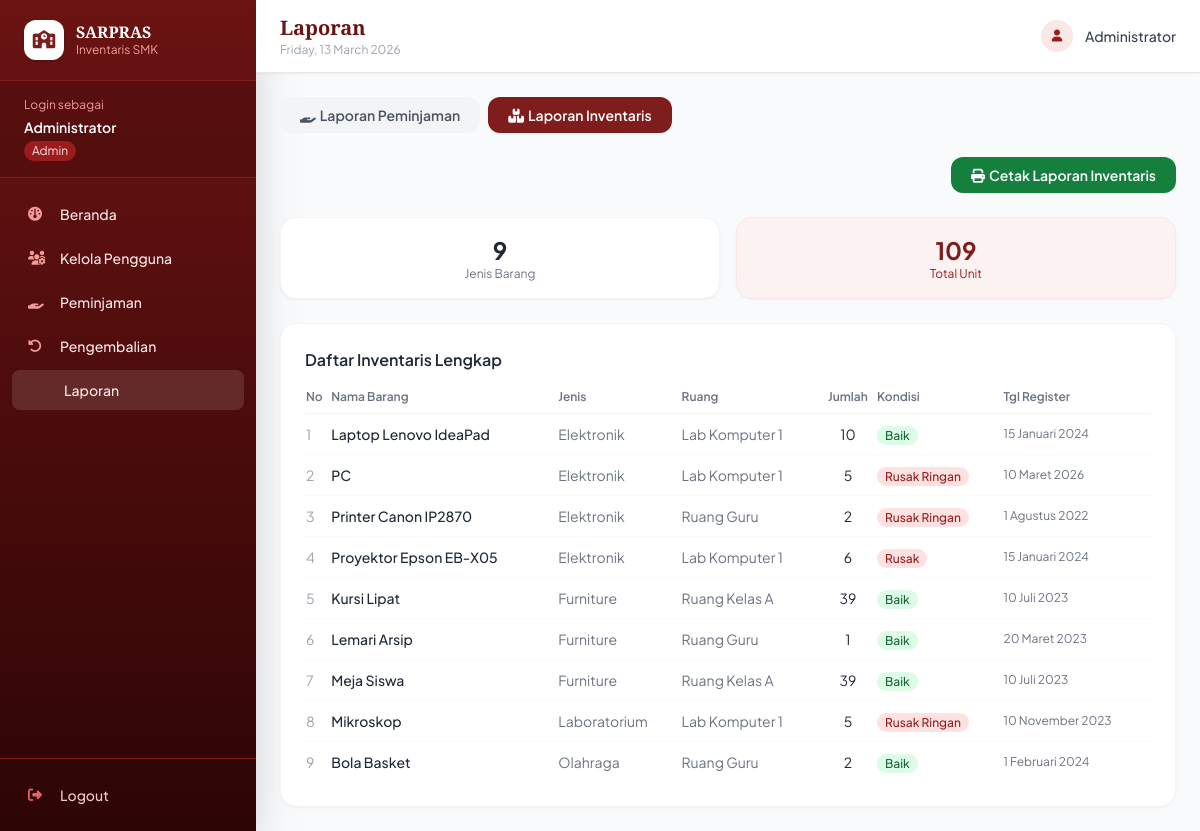
Screenshot of /admin/laporan.php?jenis=inventaris&dari=2026-01-01&sampai=2026-03-13 (signed in) with the database file from the repository.
### tables this page shows
CREATE TABLE `inventaris_sarana_inventaris` (
  `id_inventaris` int NOT NULL,
  `nama` varchar(50) NOT NULL,
  `kondisi` varchar(50) DEFAULT NULL,
  `keterangan` varchar(30) DEFAULT NULL,
  `jumlah` int NOT NULL DEFAULT '1',
  `jumlah_rusak` int NOT NULL DEFAULT '0',
  `id_jenis` int NOT NULL,
  `tanggal_register` date NOT NULL,
  `id_ruang` int NOT NULL,
  `kode_inventaris` int NOT NULL,
  `id_petugas` int NOT NULL
);

CREATE TABLE `inventaris_sarana_jenis` (
  `id_jenis` int NOT NULL,
  `nama_jenis` varchar(30) NOT NULL,
  `kode_jenis` int NOT NULL,
  `keterangan` varchar(30) DEFAULT NULL
);

CREATE TABLE `inventaris_sarana_ruang` (
  `id_ruang` int NOT NULL,
  `nama_ruang` varchar(30) NOT NULL,
  `kode_ruang` int NOT NULL,
  `keterangan` varchar(30) DEFAULT NULL
);

### config/session.php (called while the page is built, shortened)
<?php
function formatTanggal(string $date): string {
    $bulan = ['', 'Januari','Februari','Maret','April','Mei','Juni',
              'Juli','Agustus','September','Oktober','November','Desember'];
    [$y, $m, $d] = explode('-', $date);
    return (int)$d . ' ' . $bulan[(int)$m] . ' ' . $y;
}

### admin/laporan.php (the view, shortened to what this page needs)
<?php
require_once '../config/session.php';
$db   = new Database();
$conn = $db->getConnection();
$filter_status = $_GET['status']  ?? '';
$filter_dari   = $_GET['dari']    ?? date('Y-01-01');
$filter_sampai = $_GET['sampai']  ?? date('Y-m-d');
$jenis_laporan = $_GET['jenis']   ?? 'peminjaman';
$where = "WHERE p.tanggal_pinjam BETWEEN :dari AND :sampai";
$params = [':dari'=>$filter_dari, ':sampai'=>$filter_sampai];
$lapPinjam = $conn->prepare(
    "SELECT p.id_peminjaman, p.tanggal_pinjam, p.tanggal_kembali, p.status_peminjaman,
            pg.nama_pegawai, pg.nip,
            GROUP_CONCAT(i.nama SEPARATOR ', ') as barang,
            SUM(dp.jumlah) as total_item
     FROM inventaris_sarana_peminjaman p
     JOIN inventaris_sarana_pegawai pg ON p.id_pegawai = pg.id_pegawai
     JOIN inventaris_sarana_detail_pinjam dp ON p.id_peminjaman = dp.id_peminjaman
     JOIN inventaris_sarana_inventaris i ON dp.id_inventaris = i.id_inventaris
     $where GROUP BY p.id_peminjaman ORDER BY p.tanggal_pinjam DESC"
);
$lapPinjam->execute($params);
$dataPinjam = $lapPinjam->fetchAll();
$lapInv = $conn->query(
    "SELECT i.*, j.nama_jenis, r.nama_ruang
     FROM inventaris_sarana_inventaris i
     JOIN inventaris_sarana_jenis j ON i.id_jenis=j.id_jenis
     JOIN inventaris_sarana_ruang r ON i.id_ruang=r.id_ruang
     ORDER BY j.nama_jenis, i.nama"
)->fetchAll();
$totalPinjam    = count($dataPinjam);
$totalDipinjam  = count(array_filter($dataPinjam, fn($r)=>$r['status_peminjaman']==='dipinjam'));
$totalKembali   = $totalPinjam - $totalDipinjam;
$totalInvItem   = array_sum(array_column($lapInv,'jumlah'));
include '../includes/header.php';
?>
<div class="space-y-6">
  <div class="flex gap-2">
    <a href="?jenis=peminjaman&dari=<?=$filter_dari?>&sampai=<?=$filter_sampai?>"
       class="px-5 py-2 rounded-xl text-sm font-semibold <?= $jenis_laporan==='peminjaman' ? 'bg-maroon-700 text-white' : 'bg-gray-100 text-gray-600 hover:bg-gray-200' ?>">
      <i class="fas fa-hand-holding mr-1"></i>Laporan Peminjaman
    </a>
    <a href="?jenis=inventaris&dari=<?=$filter_dari?>&sampai=<?=$filter_sampai?>"
       class="px-5 py-2 rounded-xl text-sm font-semibold <?= $jenis_laporan==='inventaris' ? 'bg-maroon-700 text-white' : 'bg-gray-100 text-gray-600 hover:bg-gray-200' ?>">
      <i class="fas fa-boxes-stacked mr-1"></i>Laporan Inventaris
    </a>
  </div>
  <?php if ($jenis_laporan === 'peminjaman'): ?>
  <div class="bg-white rounded-2xl shadow-sm border border-gray-100 p-5 no-print">
    <form method="GET" class="flex flex-wrap items-end gap-4">
      <input type="hidden" name="jenis" value="peminjaman">
      <div>
        <label class="text-xs text-gray-500 font-medium mb-1 block">Dari Tanggal</label>
        <input type="date" name="dari" value="<?= $filter_dari ?>"
               class="border border-gray-300 rounded-xl px-3 py-2 text-sm focus:ring-2 focus:ring-maroon-500 outline-none">
      </div>
      <div>
        <label class="text-xs text-gray-500 font-medium mb-1 block">Sampai Tanggal</label>
        <input type="date" name="sampai" value="<?= $filter_sampai ?>"
               class="border border-gray-300 rounded-xl px-3 py-2 text-sm focus:ring-2 focus:ring-maroon-500 outline-none">
      </div>
      <div>
        <label class="text-xs text-gray-500 font-medium mb-1 block">Status</label>
        <select name="status" class="border border-gray-300 rounded-xl px-3 py-2 text-sm focus:ring-2 focus:ring-maroon-500 outline-none">
          <option value="">Semua Status</option>
          <option value="dipinjam"      <?= $filter_status==='dipinjam'      ? 'selected':''?>>Dipinjam</option>
          <option value="dikembalikan"  <?= $filter_status==='dikembalikan'  ? 'selected':''?>>Dikembalikan</option>
        </select>
      </div>
      <button type="submit" class="bg-maroon-700 text-white px-5 py-2 rounded-xl text-sm font-semibold hover:bg-maroon-800">
        <i class="fas fa-filter mr-1"></i>Filter
      </button>
      <a href="?jenis=peminjaman&dari=<?=$filter_dari?>&sampai=<?=$filter_sampai?>&print=1"
         target="_blank"
         class="bg-green-700 text-white px-5 py-2 rounded-xl text-sm font-semibold hover:bg-green-800">
        <i class="fas fa-print mr-1"></i>Cetak
      </a>
    </form>
  </div>
  <div class="grid grid-cols-3 gap-4">
    <div class="bg-white rounded-2xl p-4 border border-gray-100 shadow-sm text-center">
      <p class="text-2xl font-bold text-gray-800"><?= $totalPinjam ?></p>
      <p class="text-xs text-gray-500">Total Transaksi</p>
    </div>
    <div class="bg-amber-50 rounded-2xl p-4 border border-amber-100 shadow-sm text-center">
      <p class="text-2xl font-bold text-amber-700"><?= $totalDipinjam ?></p>
      <p class="text-xs text-amber-600">Masih Dipinjam</p>
    </div>
    <div class="bg-green-50 rounded-2xl p-4 border border-green-100 shadow-sm text-center">
      <p class="text-2xl font-bold text-green-700"><?= $totalKembali ?></p>
      <p class="text-xs text-green-600">Dikembalikan</p>
    </div>
  </div>
  <div class="print-title bg-white p-6 rounded-2xl text-center border mb-4" style="display:none">
    <h2 class="text-xl font-bold">LAPORAN PEMINJAMAN SARPRAS SMK</h2>
    <p class="text-sm text-gray-600">Periode: <?= formatTanggal($filter_dari) ?> s/d <?= formatTanggal($filter_sampai) ?></p>
    <p class="text-sm text-gray-400">Dicetak: <?= date('d/m/Y H:i') ?></p>
  </div>
  <div class="bg-white rounded-2xl shadow-sm border border-gray-100 p-6">
    <div class="flex items-center justify-between mb-4">
      <h3 class="font-semibold text-gray-800">Data Peminjaman</h3>
      <span class="text-xs text-gray-500">Periode: <?= formatTanggal($filter_dari) ?> — <?= formatTanggal($filter_sampai) ?></span>
    </div>
    <div class="overflow-x-auto">
      <table class="w-full text-sm">
        <thead>
          <tr class="text-left text-xs text-gray-500 border-b border-gray-100">
            <th class="pb-2 font-semibold">No</th>
            <th class="pb-2 font-semibold">Pegawai</th>
            <th class="pb-2 font-semibold">NIP</th>
            <th class="pb-2 font-semibold">Barang</th>
            <th class="pb-2 font-semibold">Tgl Pinjam</th>
            <th class="pb-2 font-semibold">Tgl Kembali</th>
            <th class="pb-2 font-semibold">Status</th>
          </tr>
        </thead>
        <tbody class="divide-y divide-gray-50">
          <?php if (empty($dataPinjam)): ?>
          <tr><td colspan="7" class="py-8 text-center text-gray-400">Tidak ada data pada periode ini</td></tr>
          <?php else: $no=1; foreach ($dataPinjam as $d): ?>
          <tr>
            <td class="py-2.5 text-gray-400"><?= $no++ ?></td>
            <td class="py-2.5 font-medium"><?= htmlspecialchars($d['nama_pegawai']) ?></td>
            <td class="py-2.5 text-xs text-gray-500"><?= $d['nip'] ?></td>
            <td class="py-2.5 text-gray-600 max-w-[200px] truncate"><?= htmlspecialchars($d['barang']) ?></td>
            <td class="py-2.5 text-gray-500"><?= formatTanggal($d['tanggal_pinjam']) ?></td>
            <td class="py-2.5 text-gray-500"><?= $d['tanggal_kembali'] ? formatTanggal($d['tanggal_kembali']) : '-' ?></td>
            <td class="py-2.5">
              <span class="px-2 py-0.5 rounded-full text-xs font-medium
                <?= $d['status_peminjaman']==='dipinjam' ? 'badge-dipinjam' : 'badge-dikembalikan' ?>">
                <?= ucfirst($d['status_peminjaman']) ?>
              </span>
            </td>
          </tr>
          <?php endforeach; endif; ?>
        </tbody>
      </table>
    </div>
  </div>
  <?php else:  ?>
  <div class="flex justify-end no-print">
    <a href="?jenis=inventaris&print=1" target="_blank"
       class="bg-green-700 text-white px-5 py-2 rounded-xl text-sm font-semibold hover:bg-green-800">
      <i class="fas fa-print mr-1"></i>Cetak Laporan Inventaris
    </a>
  </div>
  <div class="grid grid-cols-2 gap-4">
    <div class="bg-white rounded-2xl p-4 border border-gray-100 shadow-sm text-center">
      <p class="text-2xl font-bold text-gray-800"><?= count($lapInv) ?></p>
      <p class="text-xs text-gray-500">Jenis Barang</p>
    </div>
    <div class="bg-maroon-50 rounded-2xl p-4 border border-maroon-100 shadow-sm text-center">
      <p class="text-2xl font-bold text-maroon-700"><?= $totalInvItem ?></p>
      <p class="text-xs text-maroon-600">Total Unit</p>
    </div>
  </div>
  <div class="bg-white rounded-2xl shadow-sm border border-gray-100 p-6">
    <h3 class="font-semibold text-gray-800 mb-4">Daftar Inventaris Lengkap</h3>
    <div class="overflow-x-auto">
      <table class="w-full text-sm">
        <thead>
          <tr class="text-left text-xs text-gray-500 border-b border-gray-100">
            <th class="pb-2 font-semibold">No</th>
            <th class="pb-2 font-semibold">Nama Barang</th>
            <th class="pb-2 font-semibold">Jenis</th>
            <th class="pb-2 font-semibold">Ruang</th>
            <th class="pb-2 font-semibold text-center">Jumlah</th>
            <th class="pb-2 font-semibold">Kondisi</th>
            <th class="pb-2 font-semibold">Tgl Register</th>
          </tr>
        </thead>
        <tbody class="divide-y divide-gray-50">
          <?php $no=1; foreach ($lapInv as $i): ?>
          <tr>
            <td class="py-2.5 text-gray-400"><?= $no++ ?></td>
            <td class="py-2.5 font-medium"><?= htmlspecialchars($i['nama']) ?></td>
            <td class="py-2.5 text-gray-500"><?= htmlspecialchars($i['nama_jenis']) ?></td>
            <td class="py-2.5 text-gray-500"><?= htmlspecialchars($i['nama_ruang']) ?></td>
            <td class="py-2.5 text-center"><?= $i['jumlah'] ?></td>
            <td class="py-2.5">
              <span class="px-2 py-0.5 rounded-full text-xs font-medium
                <?= str_contains($i['kondisi'],'Rusak') ? 'badge-rusak' : 'badge-baik' ?>">
                <?= htmlspecialchars($i['kondisi']) ?>
              </span>
            </td>
            <td class="py-2.5 text-gray-500 text-xs"><?= formatTanggal($i['tanggal_register']) ?></td>
          </tr>
          <?php endforeach; ?>
        </tbody>
      </table>
    </div>
  </div>
  <?php endif; ?>
</div>
<?php include '../includes/footer.php'; ?>

### includes/header.php (style rules this page uses)
body { font-family: 'Plus Jakarta Sans', sans-serif; }
.badge-baik { background:#dcfce7; color:#166534; }
.badge-rusak { background:#fee2e2; color:#991b1b; }

### rows the page displays
inventaris_sarana_inventaris: nama "Laptop Lenovo IdeaPad", id_jenis.nama_jenis "Elektronik", id_ruang.nama_ruang "Lab Komputer 1", jumlah "10", kondisi "Baik", tanggal_register "15 Januari 2024"
inventaris_sarana_inventaris: nama "PC", id_jenis.nama_jenis "Elektronik", id_ruang.nama_ruang "Lab Komputer 1", jumlah "5", kondisi "Rusak Ringan", tanggal_register "10 Maret 2026"
inventaris_sarana_inventaris: nama "Printer Canon IP2870", id_jenis.nama_jenis "Elektronik", id_ruang.nama_ruang "Ruang Guru", jumlah "2", kondisi "Rusak Ringan", tanggal_register "1 Agustus 2022"
inventaris_sarana_inventaris: nama "Proyektor Epson EB-X05", id_jenis.nama_jenis "Elektronik", id_ruang.nama_ruang "Lab Komputer 1", jumlah "6", kondisi "Rusak", tanggal_register "15 Januari 2024"
inventaris_sarana_inventaris: nama "Kursi Lipat", id_jenis.nama_jenis "Furniture", id_ruang.nama_ruang "Ruang Kelas A", jumlah "39", kondisi "Baik", tanggal_register "10 Juli 2023"
inventaris_sarana_inventaris: nama "Lemari Arsip", id_jenis.nama_jenis "Furniture", id_ruang.nama_ruang "Ruang Guru", jumlah "1", kondisi "Baik", tanggal_register "20 Maret 2023"
inventaris_sarana_inventaris: nama "Meja Siswa", id_jenis.nama_jenis "Furniture", id_ruang.nama_ruang "Ruang Kelas A", jumlah "39", kondisi "Baik", tanggal_register "10 Juli 2023"
inventaris_sarana_inventaris: nama "Mikroskop", id_jenis.nama_jenis "Laboratorium", id_ruang.nama_ruang "Lab Komputer 1", jumlah "5", kondisi "Rusak Ringan", tanggal_register "10 November 2023"
inventaris_sarana_inventaris: nama "Bola Basket", id_jenis.nama_jenis "Olahraga", id_ruang.nama_ruang "Ruang Guru", jumlah "2", kondisi "Baik", tanggal_register "1 Februari 2024"

### other values shown
$nama_user "Administrator"
$role_display "Admin"
$m['label'] "Beranda"
$m['label'] "Kelola Pengguna"
$m['label'] "Peminjaman"
$m['label'] "Pengembalian"
$m['label'] "Laporan"
$pageTitle "Laporan"
count($lapInv) "9"
$totalInvItem "109"
